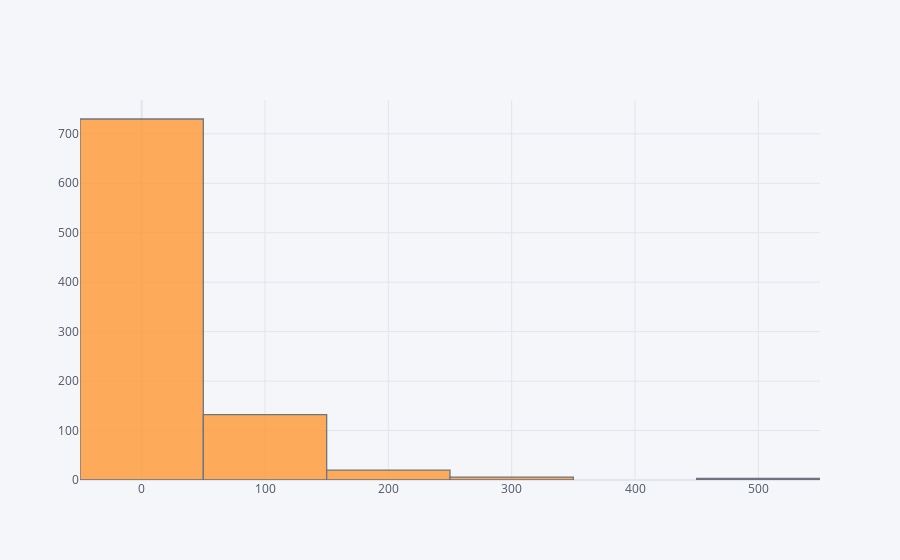

The code cell stored with this chart in its notebook:
### Code cell
train['Fare'].iplot(kind='hist', bins=6)

### Figure 1 — Plotly figure (JSON) as saved in the notebook; plotly's stock layout.template omitted (floating-point values rounded to 4 significant figures; data arrays with more than 128 entries replaced by an {"elided": "..."} marker saying what was removed)
{"data": [{"histfunc": "count", "histnorm": "", "marker": {"color": "rgba(255, 153, 51, 1.0)", "line": {"color": "#4D5663", "width": 1.3}}, "name": "Fare", "nbinsx": 6, "opacity": 0.8, "orientation": "v", "type": "histogram", "x": {"elided": "891 float values"}}], "layout": {"barmode": "overlay", "legend": {"bgcolor": "#F5F6F9", "font": {"color": "#4D5663"}}, "paper_bgcolor": "#F5F6F9", "plot_bgcolor": "#F5F6F9", "title": {"font": {"color": "#4D5663"}}, "xaxis": {"gridcolor": "#E1E5ED", "showgrid": true, "tickfont": {"color": "#4D5663"}, "title": {"font": {"color": "#4D5663"}, "text": ""}, "zerolinecolor": "#E1E5ED"}, "yaxis": {"gridcolor": "#E1E5ED", "showgrid": true, "tickfont": {"color": "#4D5663"}, "title": {"font": {"color": "#4D5663"}, "text": ""}, "zerolinecolor": "#E1E5ED"}}}
